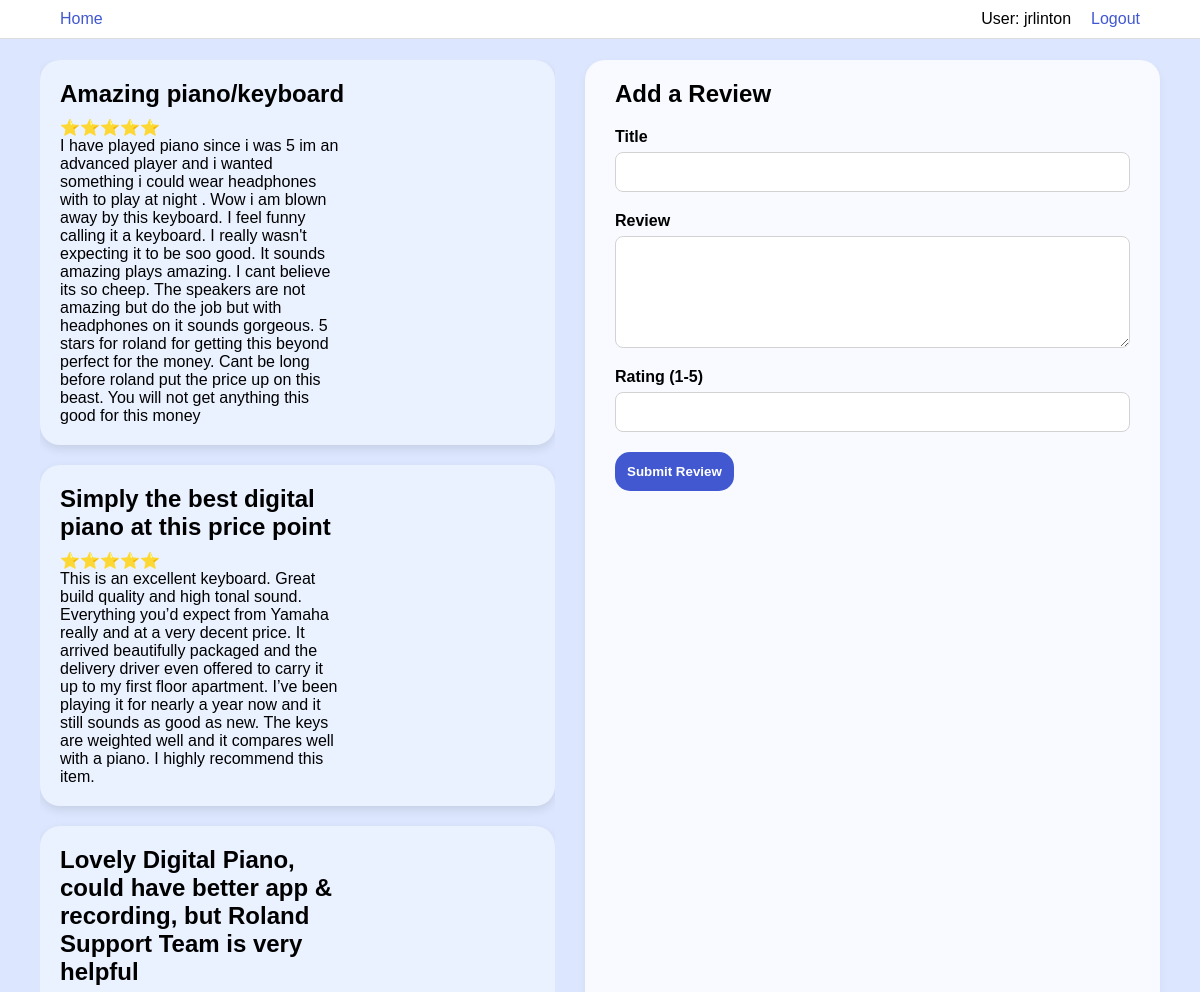
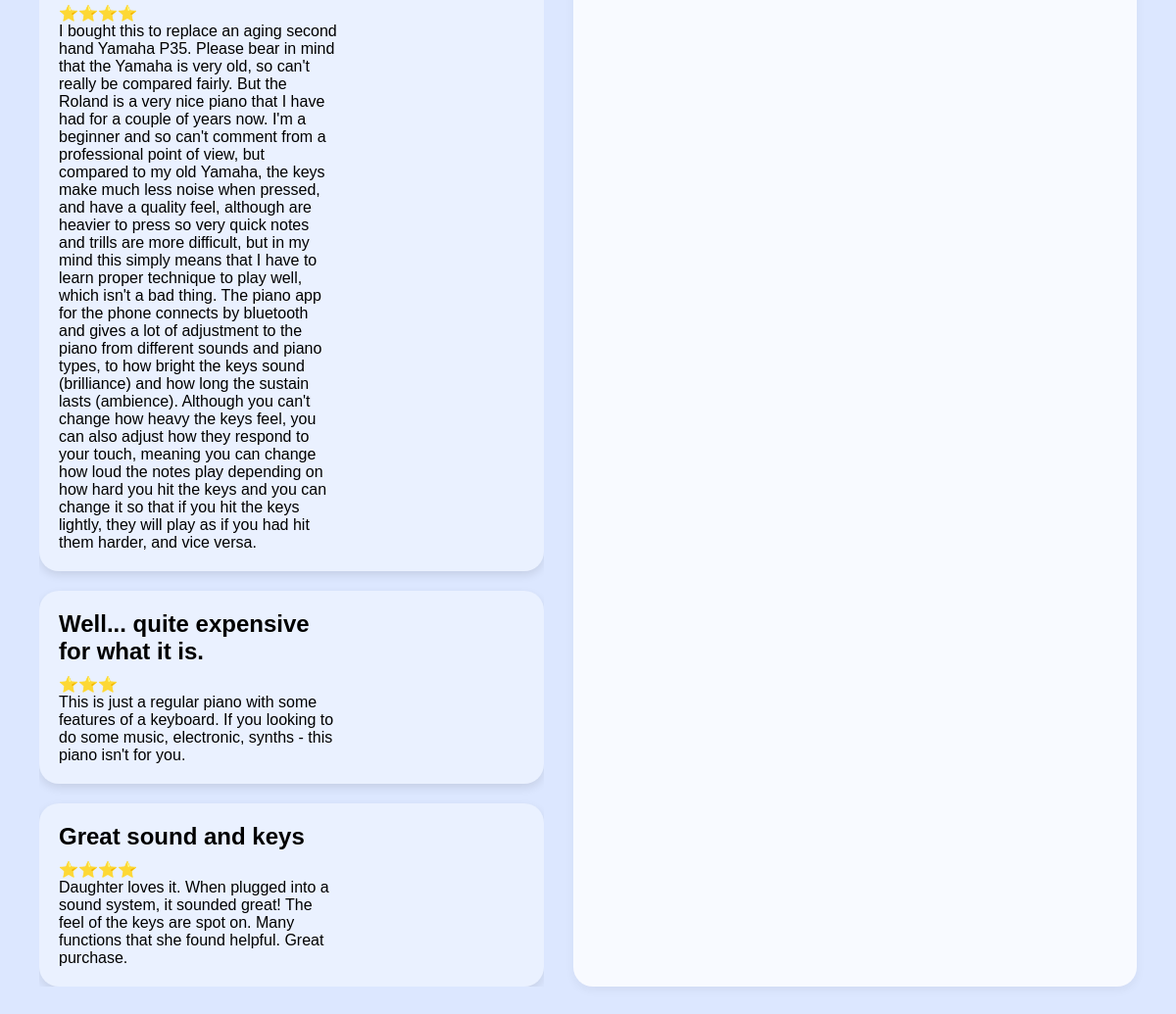
The page /products/ffd9d9a8-b11c-4a63-ba29-fe113830c6e8 (signed in) on the database as committed earlier (2 pictures, top to bottom).
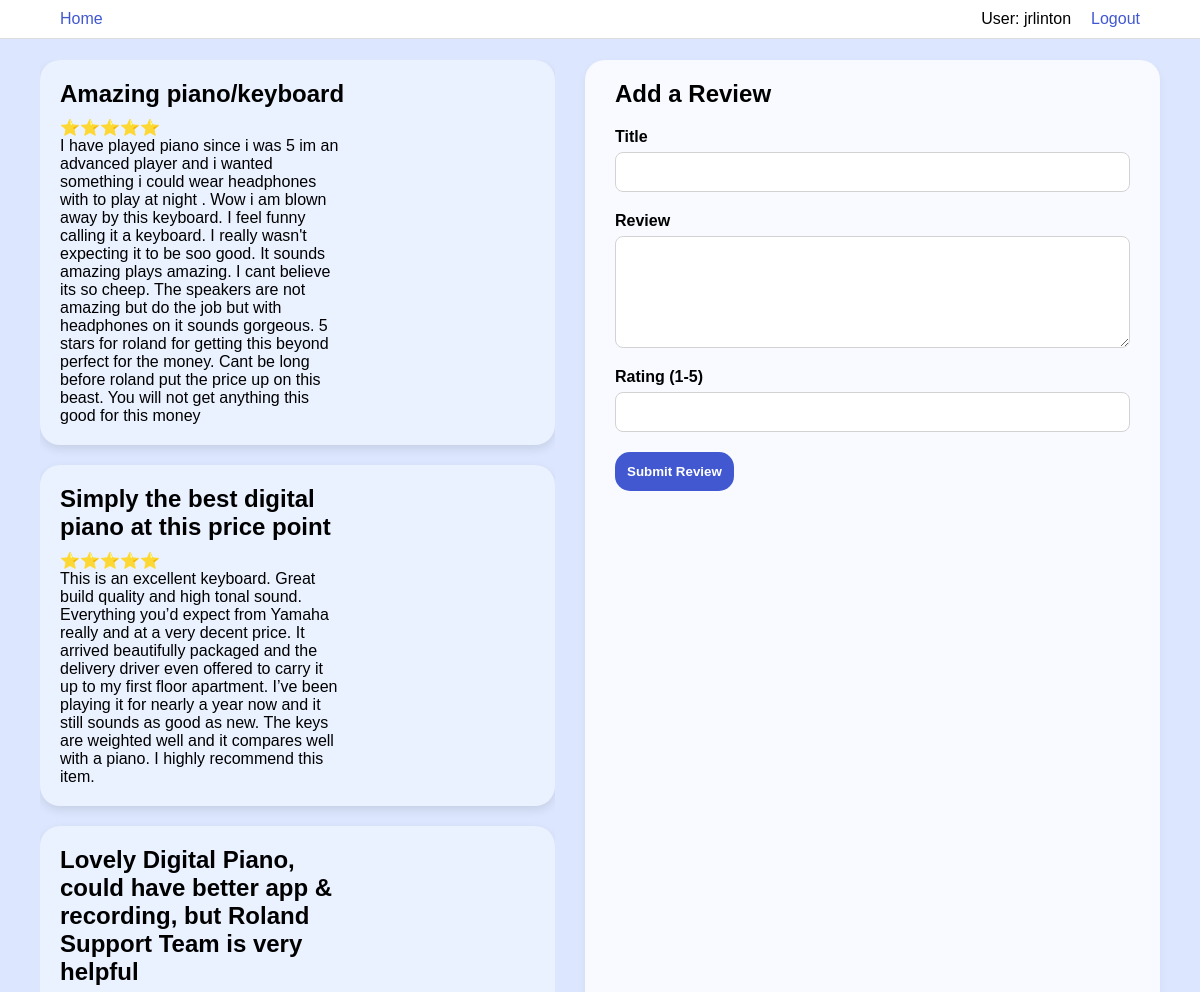
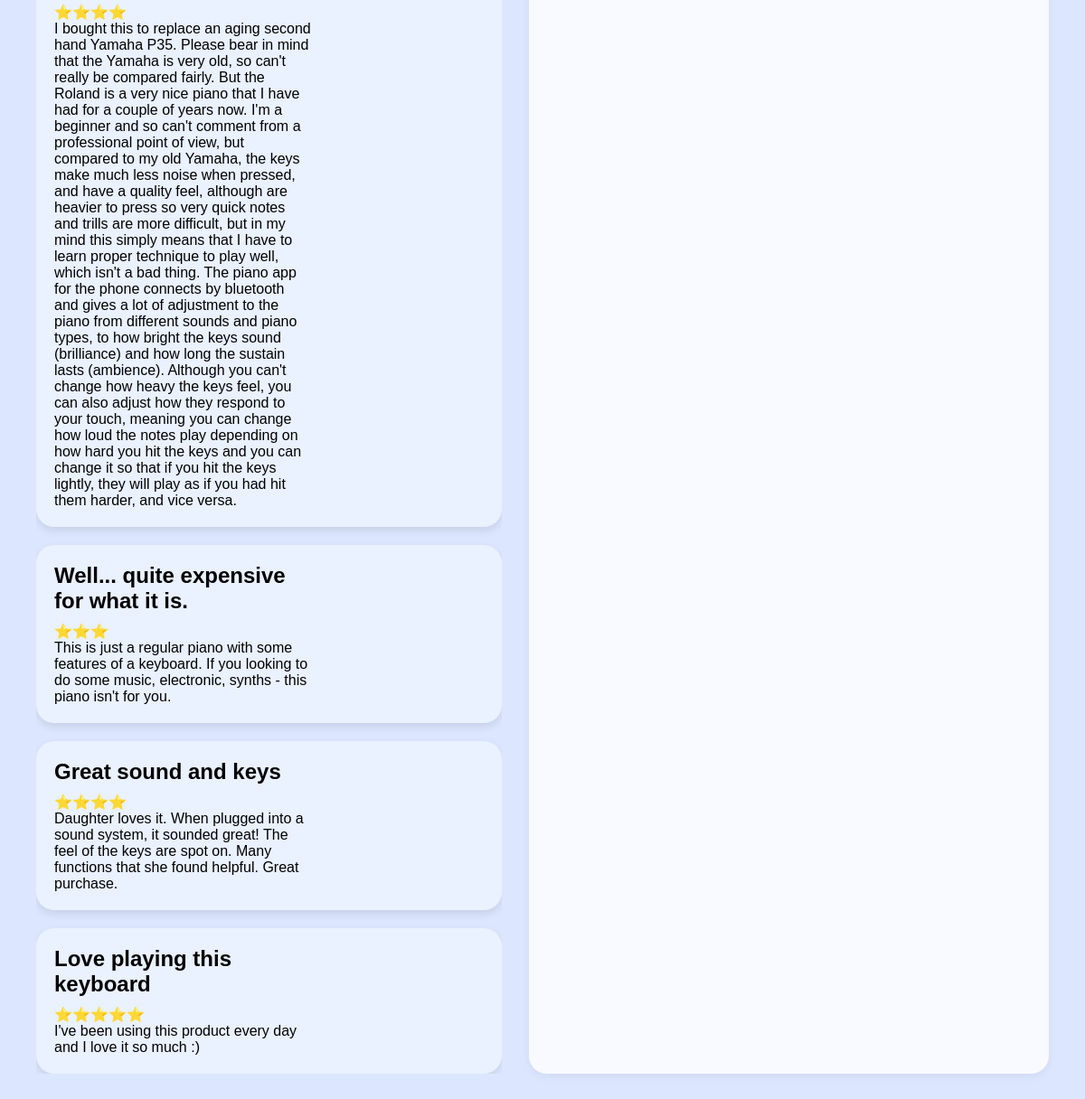
The same page on the database as committed later (2 pictures, top to bottom).
### tables this page shows
CREATE TABLE Users (
        username TEXT PRIMARY KEY,
        password TEXT NOT NULL,
        is_admin INTEGER NOT NULL
    );

CREATE TABLE Reviews (
        review_id TEXT PRIMARY KEY,
        product_id TEXT NOT NULL,
        username TEXT NOT NULL,
        review_title TEXT NOT NULL,
        review_body TEXT NOT NULL,
        review_score INTEGER NOT NULL,
        FOREIGN KEY (product_id) REFERENCES Products(product_id),
        FOREIGN KEY (username) REFERENCES Users(username)
    );

### Source/flask_app.py (the view, shortened to what this page needs)
@app.route("/products/<product_id>", methods=["GET", "POST"])
@login_required
def review_page(product_id):
    reviews = build_list_of_reviews(product_id)
    return render_template("review-page.html", reviews=reviews)

### Source/Helpers/build_list_of_reviews_helper.py (called while the page is built)
def build_list_of_reviews(product_id):
    query = f"SELECT review_title, review_body, review_score, username FROM {REVIEW_TABLE_NAME} WHERE product_id = ?"
    cur, con = query_database(query, params=(product_id,))
    rows = cur.fetchall()
    con.close()
    reviews = []
    for row in rows:
        review_title, review_body, review_score, username = row
        review = Review(review_title, review_body, review_score, username)
        reviews.append(review)
    return reviews

### Source/Helpers/build_user_class_from_database_helper.py (called while the page is built)
def build_user(username):
    query = f"SELECT is_admin FROM {USER_TABLE_NAME} WHERE username = ? LIMIT 1"
    cur, con = query_database(query, params=(username,))
    result = cur.fetchone()
    con.close()
    if result is None:
        return None
    else:
        return User(username, bool(result[0]))

### Source/Helpers/database_query_helper.py (called while the page is built)
def query_database(query, **kwargs):
    base_dir = os.path.dirname(os.path.abspath(__file__))
    full_path = os.path.join(base_dir, "../..", "Databases", DATABASE_FILE_NAME)
    params = kwargs.get('params', None)
    con = sqlite3.connect(full_path)
    con.execute("PRAGMA foreign_keys = ON")  # Enable foreign keys
    cur = con.cursor()
    if params is None:
        result = cur.execute(query)
    else:
        result = cur.execute(query, params)
    con.commit()
    return result, con

### Source/Models/user.py (called while the page is built)
    def get_id(self):
        return self.username

    @property
    def is_authenticated(self):
        return True

### Source/flask_app.py (called while the page is built)
@login_manager.user_loader
def load_user(username):
    return build_user(username)

### Source/templates/review-page.html
{% extends "base-template.html" %}
{% block stylesheet %}
<link rel="stylesheet" href="{{ url_for('static', filename='CSS/review-page.css') }}">
{% endblock %}
{% block content %}
<div class="review-page-container">
  <div class="reviews-left">
    <div class="review-list">
      {% for review in reviews %}
      <div class="review-card">
        <div class="review-info">
          <h2>{{ review.review_title }}</h2>
          <p>{{ "⭐️" * review.review_score }}</p>
          <p>{{ review.review_body }}</p>
        </div>
      </div>
      {% endfor %}
    </div>
  </div>
  <div class="review-form-right">
    <h2>Add a Review</h2>
    <form method="POST">
      <div class="field">
        <label for="review_title">Title</label>
        <input type="text" id="review_title" name="review_title" required>
      </div>
      <div class="field">
        <label for="review_body">Review</label>
        <textarea id="review_body" name="review_body" rows="5" required></textarea>
      </div>
      <div class="field">
        <label for="review_score">Rating (1-5)</label>
        <input type="number" id="review_score" name="review_score" min="1" max="5" required>
      </div>
      <input type="submit" value="Submit Review">
    </form>
  </div>
</div>
{% endblock %}

### Source/templates/base-template.html (shortened to what this page needs)
<!DOCTYPE html>
<html lang="en" dir="ltr">
  <head>
    <link rel="stylesheet" href="{{ url_for('static', filename='CSS/constants.css') }}">
    <link rel="stylesheet" href="{{ url_for('static', filename='CSS/base-template.css') }}">
    {% block stylesheet %}{% endblock%}
  </head>
  <body>
    {% block header %}
    <header class="site-header">
      <nav class="navbar">
        <a href="{{ url_for('root_page') }}" class="nav-left link">Home</a>
        <div class="nav-right-group">
          <span>User: {{ current_user.get_id() }}</span>
          <a href="{{ url_for('logout') }}" class="link">Logout</a>
        </div>
      </nav>
    </header>
    {% endblock %}
    {% block content %}{% endblock %}
  </body>
</html>

### Source/static/CSS/constants.css (style rules this page uses)
:root { --webpage-background: #dce7ff; --header-gradient: linear-gradient(-190deg, #8e98c5, #3239a8); --button-gradient: linear-gradient(10deg, #6c749a, #0b16ba); --border-colour: #4158d0; }

### Source/static/CSS/base-template.css (style rules this page uses)
* { margin: 0; padding: 0; box-sizing: border-box; font-family: 'Amazon Ember', sans-serif; }
html,body { padding-top: 20px; display: flex; justify-content: center; align-items: center; height: auto; width: auto; overflow-y: auto; place-items: center; background: var(--webpage-background); }
.site-header { width: 100%; background-color: #fff; border-bottom: 1px solid #ddd; position: fixed; top: 0; left: 0; z-index: 1000; padding: 10px 40px; box-sizing: border-box; }
.link { color: var(--border-colour); }
.navbar { display: flex; justify-content: space-between; align-items: center; padding: 0 20px; }
.nav-left { text-decoration: none; user-select: none; }
.nav-right-group { display: flex; gap: 20px; align-items: center; user-select: none; }
.nav-right-group a { text-decoration: none; }

### Source/static/CSS/review-page.css (style rules this page uses)
.review-page-container { display: flex; gap: 30px; padding: 20px 40px 40px; height: 100%; box-sizing: border-box; }
.reviews-left { flex: 1; overflow-y: auto; }
.review-list { display: flex; flex-direction: column; gap: 20px; padding: 0; }
.review-card { display: flex; justify-content: space-between; align-items: center; background: #eaf1ff; border-radius: 20px; padding: 20px; box-shadow: 0px 4px 10px rgba(0, 0, 0, 0.1); }
.review-info { max-width: 60%; }
.review-info h2 { margin-bottom: 10px; }
.review-form-right { flex: 1; background: #f8faff; border-radius: 20px; padding: 20px 30px; box-shadow: 0px 4px 10px rgba(0,0,0,0.05); overflow-y: auto; }
.review-form-right h2 { margin-bottom: 20px; user-select: none; }
.review-form-right form .field { margin-bottom: 20px; display: flex; flex-direction: column; }
.review-form-right form label { font-weight: 600; margin-bottom: 6px; user-select: none; }
.review-form-right form input[type="text"], .review-form-right form input[type="number"], .review-form-right form textarea { padding: 10px; border: 1px solid lightgrey; border-radius: 8px; font-size: 16px; resize: vertical; }
.review-form-right form input[type="submit"] { background: #4158d0; color: white; font-weight: 600; padding: 12px; border: none; border-radius: 15px; cursor: pointer; transition: background-color 0.3s ease; }

Rows that differ between the two databases and show on the page:
no longer on this page (row unchanged): Users: get_id "jrlinton"
added Reviews: review_title "Love playing this keyboard", review_score "⭐️⭐️⭐️⭐️⭐️", review_body "I've been using this product every day and I love it so much :)"
Other text that changed with them:
{{ current_user.get_id() }}: (not shown) → "jrlinton"
